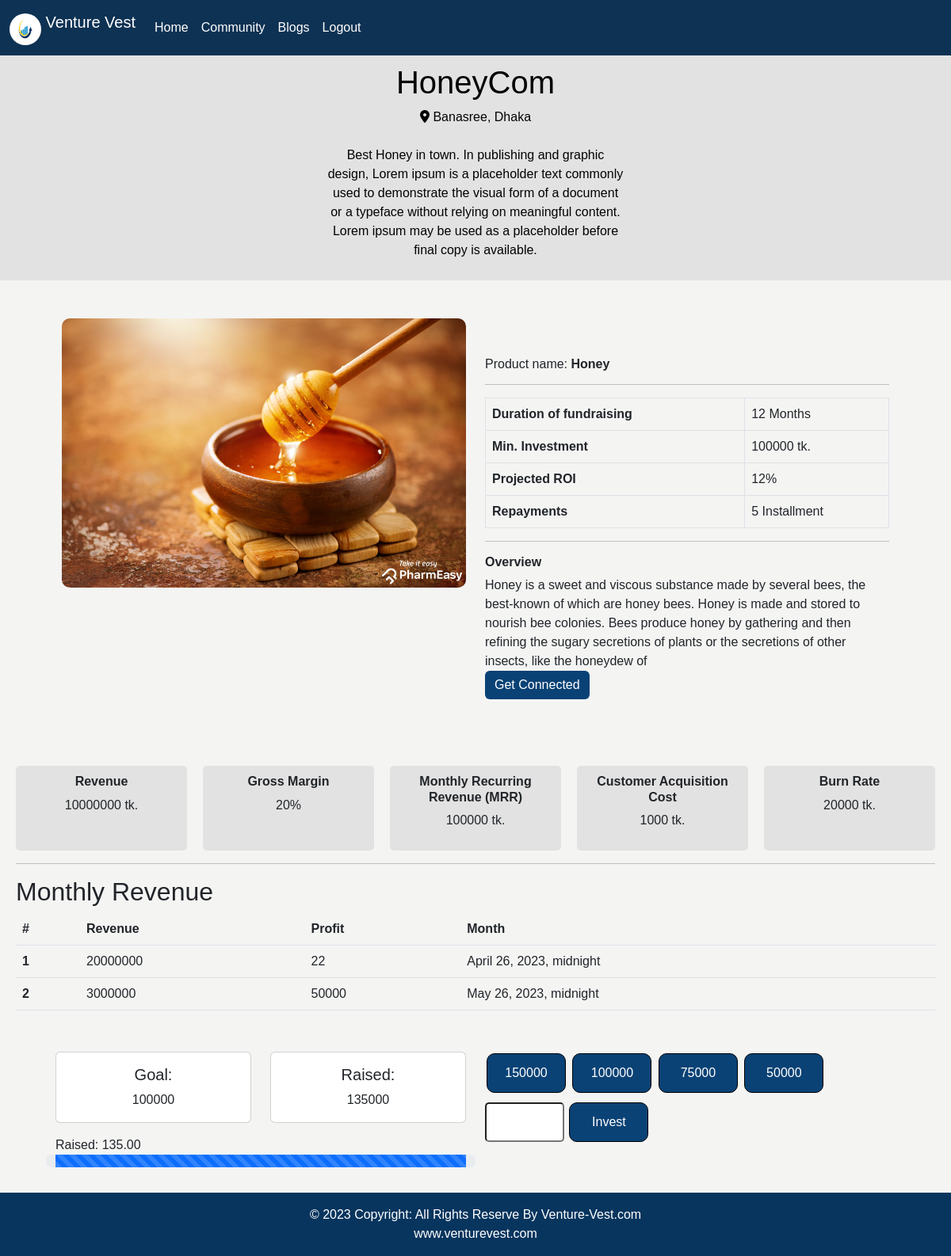
/startup/startupDetails/5 (signed in), run on the app's committed database.
### backupStartupDB/models.py (models this page shows)
class startupBasicInfo2(models.Model):
    user_id = models.ForeignKey(Auts,blank = True, null = True, on_delete= models.CASCADE)
    companyName = models.CharField (max_length=100,default="")
    companyAddress = models.CharField (max_length=100,default="")
    companyDescription = models.CharField (max_length=500,default="")

class applyForFundrising(models.Model):
    user_id = models.ForeignKey(Auts,blank = True, null = True, on_delete= models.CASCADE)
    name = models.CharField (max_length=100)
    duration = models.IntegerField()
    investment = models.IntegerField()
    roi = models.IntegerField()
    Repayments = models.CharField(max_length=50)
    description = models.TextField()
    image = models.ImageField(default="")
    vat = models.ImageField(default="")
    bin = models.ImageField(default="")
    licence = models.ImageField(default="")
    revenue = models.IntegerField()
    gross_margin = models.IntegerField()
    mrr = models.IntegerField()
    cac = models.IntegerField()
    burn_rate = models.IntegerField()
    status = models.IntegerField(default=0)

class monthlyRevenue(models.Model):
    user_id = models.ForeignKey(Auts,blank = True, null = True, on_delete= models.CASCADE)
    month = models.DateTimeField()
    currentRevenue = models.IntegerField()
    currentProfit = models.IntegerField()

### startup/views.py (the view)
# urls.py: path('startupDetails/<id>', views.startupDetailsViews, name="startupDetails"),
def startupDetailsViews(request,id):
    uid = request.session['id']
    invAm = 0
    startupData =  startupBasicInfo2.objects.get(user_id_id = id)
    c_name = startupData.companyName
    startupData2 =  applyForFundrising.objects.get(user_id_id = id)
    startupData3 =  monthlyRevenue.objects.filter(user_id_id = id)
    totalInvest = Invest.objects.filter(company_name = c_name).annotate(c = Count("id")).values("c").annotate(total = Sum("invest_ammount")).values("total")
    print(totalInvest)
    goal = int(startupData2.investment)
    if totalInvest[0]['total'] == None:
        invAm = 0
    else:
        invAm = int(totalInvest[0]['total'])
    procced = (invAm/goal) *100
    print(procced)
    data={
        'startupData':startupData,
        'startupData2':startupData2,
        'startupData3':startupData3,
        's_id' : uid,
        'rec_id' : id,
        'totalInvest' : invAm,
        'proBar' : procced,
    }
    return render(request,"startupDetails.html",data)

### template/startupDetails.html (shortened to what this page needs)
{% extends 'base.html' %}
{% block contant %}
<body>
  <header>
    <h1>{{ startupData.companyName }}</h1>
    <i class="fa fa-map-marker"></i>
    <label for="location">{{ startupData.companyAddress }}</label> <br /> <br>
    <div class="row" style="text-align: center;">
      <div class="col-4"></div>
      <div class="col-4">
        <p>{{ startupData.companyDescription }}</p>
      </div>
      <div class="col-4"></div>
    </div>
  </header>
  <div class="container p-5">
    <div class="row">
      <div class="col-md ">
        <img src="{{ startupData2.image.url }}" alt="" style="border-radius: 10px; width:100%;" />
      </div>
      <div class="col-md pt-5">
        <h6>Product name: <b> {{ startupData2.name }}</b> </h6>
        <hr>
        <table class="table table-bordered">
          <tbody>
            <tr>
              <th scope="row">Duration of fundraising</th>
              <td>{{ startupData2.duration }} Months</td>
            </tr>
            <tr>
              <th scope="row">Min. Investment</th>
              <td>{{ startupData2.investment }} tk.</td>
            </tr>
            <tr>
              <th scope="row">Projected ROI</th>
              <td colspan="2">{{ startupData2.roi }}%</td>
            </tr>
            <tr>
              <th scope="row">Repayments</th>
              <td colspan="2">{{ startupData2.Repayments }} Installment</td>
            </tr>
          </tbody>
        </table>
        <hr>
        <h6> <b>Overview </b></h1>
          <label for="text">{{ startupData2.description }}</label>
          <p>
            <a class="btn btn-primary" data-bs-toggle="collapse" href="#collapseExample" role="button"
              aria-expanded="false" aria-controls="collapseExample" style="background-color: #0a4275; color:  white; border: none;">
              Get Connected
            </a>
          </p>
      </div>
    </div>
  </div>
  <main>
    <section id="key-numbers">
      <div class="number">
        <h6> <b>Revenue </b> </h6>
        <p>{{ startupData2.revenue }} tk.</p>
      </div>
      <div class="number">
        <h6><b>Gross Margin </b> </h6>
        <p>{{ startupData2.gross_margin }}%</p>
      </div>
      <div class="number">
        <h6><b>Monthly Recurring Revenue (MRR) </b> </h6>
        <p>{{ startupData2.mrr }} tk.</p>
      </div>
      <div class="number">
        <h6><b>Customer Acquisition Cost </b> </h6>
        <p>{{ startupData2.cac }} tk.</p>
      </div>
      <div class="number">
        <h6><b>Burn Rate </b> </h6>
        <p>{{ startupData2.burn_rate }} tk.</p>
      </div>
    </section>
    <hr>
    <h2>Monthly Revenue</h2>
    <table class="table">
      <thead>
        <tr>
          <th scope="col">#</th>
          <th scope="col">Revenue</th>
          <th scope="col">Profit</th>
          <th scope="col">Month</th>
        </tr>
      </thead>
      <tbody>
        {% for st3 in startupData3 %}
        <tr>
          <th scope="row">{{ forloop.counter }}</th>
          <td>{{ st3.currentRevenue}}</td>
          <td>{{ st3.currentProfit}}</td>
          <td>{{ st3.month}}</td>
        </tr>
        {% endfor %}
      </tbody>
    </table>
  </main>
  <div class="container">
    <div class="row m-3">
      <div class="col-6">
        <div class="row">
          <div class="col-sm-6">
            <div class="card">
              <div class="card-body text-center">
                <h5 class="card-title">Goal:</h5>
                <p class="card-text">{{startupData2.investment}}</p>
              </div>
            </div>
          </div>
          <div class="col-sm-6">
            <div class="card">
              <div class="card-body text-center">
                <h5 class="card-title">Raised:</h5>
                <p class="card-text">{{totalInvest}}</p>
              </div>
            </div>
          </div>
        </div>
        <div class="row my-3">
          <label for="">Raised: {{proBar | floatformat:2}}</label><br>
          <div class="progress">
            <div class="progress-bar progress-bar-striped progress-bar-animated" role="progressbar" aria-label="Animated striped example" aria-valuenow="75" aria-valuemin="0" aria-valuemax="100" style="width: {{ proBar }}%;"></div>
          </div>
        </div>
      </div>
      <div class="col-6">
        <section class="">
          <div class="d-grid gap-2 d-md-block">
            <button style="background-color: #0a4275; color:white; border:1px solid black" id="ambtn1" onclick="setAmmount(this.id)">150000</button>
            <button style="background-color: #0a4275; color:white; border:1px solid black" id="ambtn2" onclick="setAmmount(this.id)">100000</button>
            <button style="background-color: #0a4275; color:white; border:1px solid black" id="ambtn3" onclick="setAmmount(this.id)">75000</button>
            <button style="background-color: #0a4275; color:white; border:1px solid black" id="ambtn4" onclick="setAmmount(this.id)">50000</button>
          </div>
          <form action="{% url 'payment-gateway' %}" method="post">
            <input type="number"  name="ammount" id="iammount" class="btncng">
            <button type="submit" style="background-color: #0a4275; color:white; border:1px solid black">Invest</button>
          </form>
        </section>
      </div>
    </div>
  </div>
{% endblock %}

### template/base.html (style rules this page uses)
body { background-color: rgba(231, 231, 229, 0.425); }
a { text-decoration: none; color: black; font-weight: 500; }

### template/startupDetails.html (style rules this page uses)
body { font-family: Arial, sans-serif; margin: 0; }
header { background-color: #e2e2e2; color: rgb(3, 3, 3); padding: 10px; text-align: center; }
main { max-width: 1200px; margin: 0 auto; padding: 20px; }
#key-numbers { display: grid; grid-template-columns: repeat(auto-fit, minmax(200px, 1fr)); grid-gap: 20px; }
.number { background: #e2e2e2; border-radius: 5px; padding: 10px; text-align: center; }
.number h6 { margin-top: 0; }
button { background-color: #0a4275; height: 50px; width: 100px; border-radius: 10px; margin: 2px; }
.btncng { margin-top: 10px; height: 50px; width: 100px; border-radius: 5px; }

### data on the page
startupBasicInfo2: companyName "HoneyCom", companyAddress "Banasree, Dhaka", companyDescription "Best Honey in town. In publishing and graphic design, Lorem ipsum is a placeholder text commonly used to demonstrate the visual form of a document or a typeface without relying on meaningful content. Lorem ipsum may be used as a placeholder before final copy is available."
applyForFundrising: image (picture), name "Honey", duration "12", investment "100000", roi "12", Repayments "5", description "Honey is a sweet and viscous substance made by several bees, the best-known of which are honey bees. Honey is made and stored to nourish bee colonies. Bees produce honey by gathering and then refining the sugary secretions of plants or the secretions of other insects, like the honeydew of", revenue "10000000", gross_margin "20", mrr "100000", cac "1000", burn_rate "20000"
monthlyRevenue: currentRevenue "20000000", currentProfit "22", month "April 26, 2023, midnight"
monthlyRevenue: currentRevenue "3000000", currentProfit "50000", month "May 26, 2023, midnight"

### other printed values
{{ totalInvest }} "135000"
{{ proBar | floatformat:2 }} "135.00"
